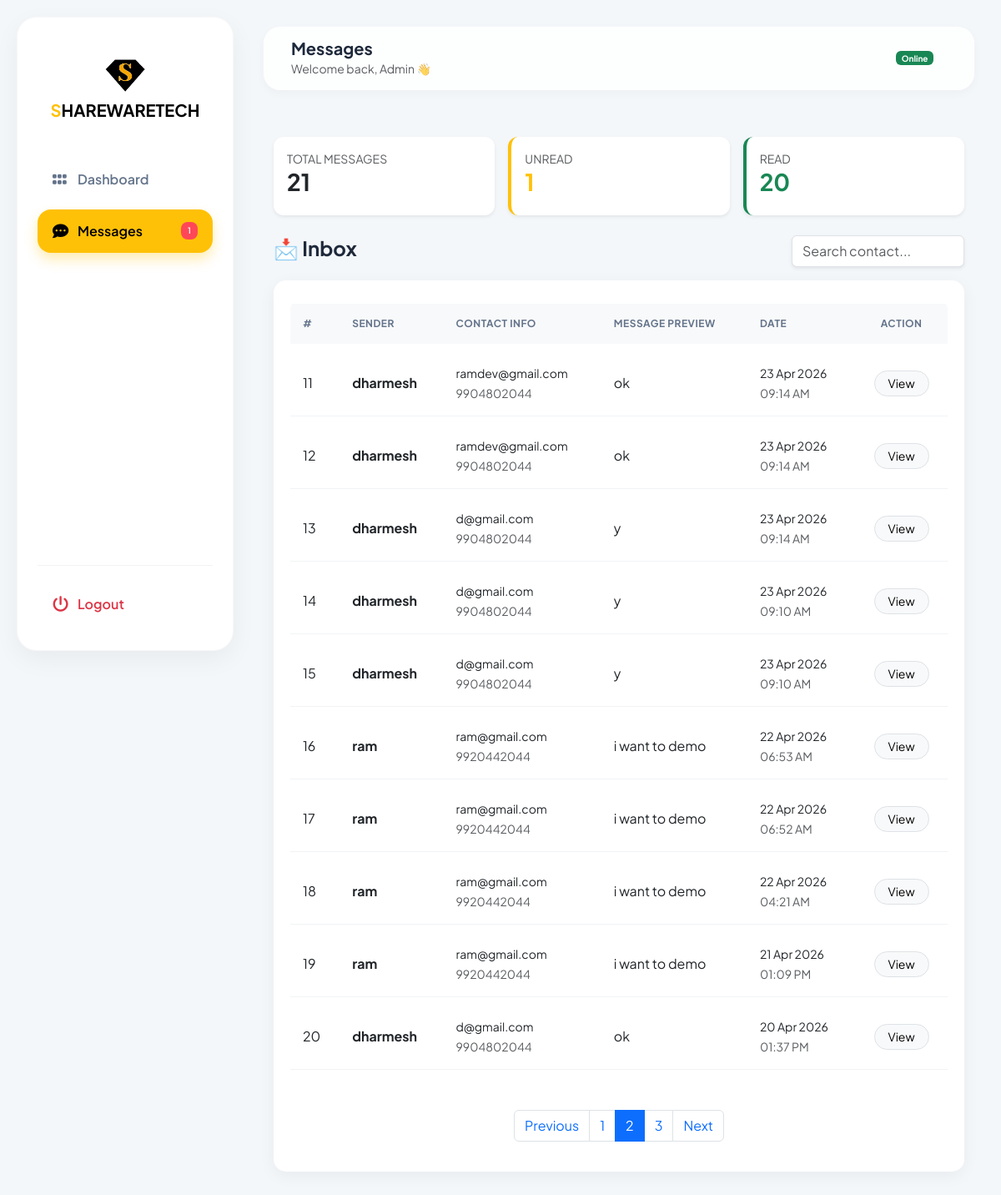
The app's page /admin/index.php?page=messages&p=2 (signed in) with its own data.
### tables this page shows
CREATE TABLE `contact_messages` (
  `id` int(11) NOT NULL,
  `name` varchar(100) NOT NULL,
  `email` varchar(100) NOT NULL,
  `phone` varchar(20) NOT NULL,
  `message` text NOT NULL,
  `status` enum('new','read') DEFAULT 'new',
  `created_at` timestamp NOT NULL DEFAULT current_timestamp()
);

### admin/messages.php (the view, shortened to what this page needs)
<?php
include('../db_connect.php');
$limit = 10;
$page_num = isset($_GET['p']) ? max(1, (int)$_GET['p']) : 1;
$offset = ($page_num - 1) * $limit;
$view_id = isset($_GET['view_id']) ? (int)$_GET['view_id'] : 0;
$single_msg = null;
$stats_query = "SELECT
    COUNT(*) as total,
    SUM(CASE WHEN status='new' THEN 1 ELSE 0 END) as unread,
    SUM(CASE WHEN status='read' THEN 1 ELSE 0 END) as read_count
    FROM contact_messages";
$stats = $conn->query($stats_query)->fetch_assoc();
$list_query = "SELECT * FROM contact_messages ORDER BY created_at DESC LIMIT ? OFFSET ?";
$stmt_list = $conn->prepare($list_query);
$stmt_list->bind_param("ii", $limit, $offset);
$stmt_list->execute();
$result = $stmt_list->get_result();
$total_pages = ceil($stats['total'] / $limit);
?>
<div class="container-fluid py-4">
    <div class="row g-3 mb-4">
        <div class="col-md-4">
            <div class="card card-stat p-3 shadow-sm">
                <small class="text-muted text-uppercase">Total Messages</small>
                <h3 class="fw-bold"><?= $stats['total'] ?></h3>
            </div>
        </div>
        <div class="col-md-4">
            <div class="card card-stat p-3 shadow-sm border-start border-warning border-4">
                <small class="text-muted text-uppercase">Unread</small>
                <h3 class="text-warning fw-bold"><?= $stats['unread'] ?></h3>
            </div>
        </div>
        <div class="col-md-4">
            <div class="card card-stat p-3 shadow-sm border-start border-success border-4">
                <small class="text-muted text-uppercase">Read</small>
                <h3 class="text-success fw-bold"><?= $stats['read_count'] ?></h3>
            </div>
        </div>
    </div>
    <?php if($view_id && $single_msg): ?>
        <div class="row justify-content-center pt-5">
            <div class="col-md-8">
                <div class="card border-0 shadow-lg p-4" style="border-radius: 20px;">
                    <div class="d-flex justify-content-between align-items-center mb-4">
                        <h4>📩 Message Details</h4>
                        <span class="badge bg-light text-dark"><?= date('d M Y, h:i A', strtotime($single_msg['created_at'])) ?></span>
                    </div>
                    <div class="row g-3">
                        <div class="col-md-6"><strong>Name:</strong><p class="text-muted"><?= htmlspecialchars($single_msg['name']) ?></p></div>
                        <div class="col-md-6"><strong>Email:</strong><p class="text-muted"><?= htmlspecialchars($single_msg['email']) ?></p></div>
                        <div class="col-md-6"><strong>Phone:</strong><p class="text-muted"><?= htmlspecialchars($single_msg['phone']) ?></p></div>
                        <div class="col-12">
                            <strong>Message Content:</strong>
                            <div class="mt-2 p-3 bg-light rounded shadow-sm"><?= nl2br(htmlspecialchars($single_msg['message'])) ?></div>
                        </div>
                    </div>
                    <div class="mt-4 text-end">
                        <a href="?page=messages&p=<?= $page_num ?>" class="btn btn-outline-secondary px-4">Back to List</a>
                    </div>
                </div>
            </div>
        </div>
    <?php else: ?>
        <div class="d-flex justify-content-between align-items-center mb-3">
            <h4 class="fw-bold">📩 Inbox</h4>
            <input type="text" id="searchInput" class="form-control shadow-sm w-25" placeholder="Search contact...">
        </div>
        <div class="table-container">
            <div class="table-responsive">
                <table class="table custom-table">
                    <thead>
                        <tr>
                            <th>#</th>
                            <th>Sender</th>
                            <th>Contact Info</th>
                            <th>Message Preview</th>
                            <th>Date</th>
                            <th class="text-center">Action</th>
                        </tr>
                    </thead>
                    <tbody id="tableBody">
                        <?php
                        $sr = $offset + 1;
                        while($row = $result->fetch_assoc()):
                            $isNew = ($row['status'] == 'new');
                        ?>
                        <tr class="<?= $isNew ? 'unread-row' : '' ?>">
                            <td><?= $sr++ ?></td>
                            <td class="name-col">
                                <strong><?= htmlspecialchars($row['name']) ?></strong>
                            </td>
                            <td class="info-col">
                                <small><?= htmlspecialchars($row['email']) ?></small><br>
                                <small class="text-muted"><?= htmlspecialchars($row['phone']) ?></small>
                            </td>
                            <td><?= htmlspecialchars(mb_strimwidth($row['message'], 0, 45, "...")) ?></td>
                            <td>
                                <small><?= date('d M Y', strtotime($row['created_at'])) ?></small><br>
                                <small class="text-muted"><?= date('h:i A', strtotime($row['created_at'])) ?></small>
                            </td>
                            <td class="text-center">
                                <a href="?page=messages&view_id=<?= $row['id'] ?>&p=<?= $page_num ?>"
                                   class="btn btn-sm <?= $isNew ? 'btn-warning' : 'btn-light border' ?> rounded-pill px-3">
                                   <?= $isNew ? 'Read Now' : 'View' ?>
                                </a>
                            </td>
                        </tr>
                        <?php endwhile; ?>
                    </tbody>
                </table>
            </div>
            <?php if($total_pages > 1): ?>
            <nav class="mt-4">
                <ul class="pagination justify-content-center">
                    <li class="page-item <?= ($page_num <= 1) ? 'disabled' : '' ?>">
                        <a class="page-link" href="?page=messages&p=<?= $page_num - 1 ?>">Previous</a>
                    </li>
                    <?php for($i=1; $i<=$total_pages; $i++): ?>
                        <li class="page-item <?= ($i == $page_num) ? 'active' : '' ?>">
                            <a class="page-link" href="?page=messages&p=<?= $i ?>"><?= $i ?></a>
                        </li>
                    <?php endfor; ?>
                    <li class="page-item <?= ($page_num >= $total_pages) ? 'disabled' : '' ?>">
                        <a class="page-link" href="?page=messages&p=<?= $page_num + 1 ?>">Next</a>
                    </li>
                </ul>
            </nav>
            <?php endif; ?>
        </div>
    <?php endif; ?>
</div>

### admin/main.css (style rules this page uses)
:root { --sidebar-bg: #ffffff; --card-bg: #ffffff; --accent-color: #ffc107; --accent-glow: rgba(255, 193, 7, 0.3); --sidebar-width: 260px; --text-main: #1e293b; --text-muted: #64748b; --bg-body: #f4f7fa; }
body { font-family: 'Plus Jakarta Sans', 'Poppins', sans-serif; background: var(--bg-body); color: var(--text-main); min-height: 100vh; margin: 0; }
.card { border: none; border-radius: 16px; background: #ffffff; box-shadow: 0 5px 15px rgba(0,0,0,0.02); transition: 0.3s; }
.table-responsive { border-radius: 16px; }
.table thead th { background: #f8f9fa; color: var(--text-muted); font-size: 12px; text-transform: uppercase; letter-spacing: 0.5px; border: none; padding: 15px; }
.table td { padding: 15px; border-bottom: 1px solid #f1f3f5; vertical-align: middle; }

### admin/messages.php (style rules this page uses)
:root { --primary-color: #ffc107; --bg-light: #f9fafb; }
.table-container { background: #fff; border-radius: 15px; padding: 20px; box-shadow: 0 5px 20px rgba(0,0,0,0.05); }
.custom-table { border-collapse: separate; border-spacing: 0 8px; }
.custom-table tbody tr { background: var(--bg-light); transition: 0.3s; }
.card-stat { border: none; border-radius: 12px; transition: 0.3s; }

### records on screen
contact_messages: name "dharmesh", email "ramdev@gmail.com", phone "9904802044", message "ok", created_at "23 Apr 2026", created_at "09:14 AM", status "View"
contact_messages: name "dharmesh", email "ramdev@gmail.com", phone "9904802044", message "ok", created_at "23 Apr 2026", created_at "09:14 AM", status "View"
contact_messages: name "dharmesh", email "d@gmail.com", phone "9904802044", message "y", created_at "23 Apr 2026", created_at "09:14 AM", status "View"
contact_messages: name "dharmesh", email "d@gmail.com", phone "9904802044", message "y", created_at "23 Apr 2026", created_at "09:10 AM", status "View"
contact_messages: name "dharmesh", email "d@gmail.com", phone "9904802044", message "y", created_at "23 Apr 2026", created_at "09:10 AM", status "View"
contact_messages: name "ram", email "ram@gmail.com", phone "9920442044", message "i want to demo", created_at "22 Apr 2026", created_at "06:53 AM", status "View"
contact_messages: name "ram", email "ram@gmail.com", phone "9920442044", message "i want to demo", created_at "22 Apr 2026", created_at "06:52 AM", status "View"
contact_messages: name "ram", email "ram@gmail.com", phone "9920442044", message "i want to demo", created_at "22 Apr 2026", created_at "04:21 AM", status "View"
contact_messages: name "ram", email "ram@gmail.com", phone "9920442044", message "i want to demo", created_at "21 Apr 2026", created_at "01:09 PM", status "View"
contact_messages: name "dharmesh", email "d@gmail.com", phone "9904802044", message "ok", created_at "20 Apr 2026", created_at "01:37 PM", status "View"

### other values on screen
$unread_count "1"
$p "Messages"
$stats['total'] "21"
$stats['unread'] "1"
$stats['read_count'] "20"
